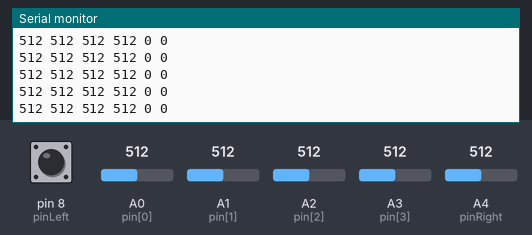
A sketch run on a simulated Arduino Uno, built with avr-gcc and run on an emulated ATmega328P. On the bench: the last lines printed to the serial monitor. The inputs (shaded band) are chosen by the test bench; at power-on: A0 (pin[0]) = 512, A2 (pin[2]) = 512, A3 (pin[3]) = 512, pin 8 (pinLeft) HIGH, A1 (pin[1]) = 512, A4 (pinRight) = 512. No radio packets arrive unless stated.

Above: at 3.2 s.
3.3 s: A0 (pin[0]) set to 109
At 4.1 s:
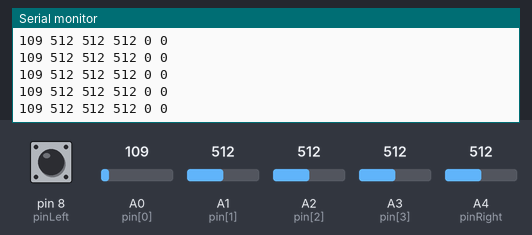
6.3 s: A0 (pin[0]) set to 91
At 7.0 s:
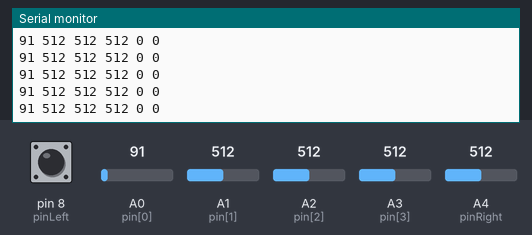
7.8 s: A2 (pin[2]) set to 104
At 8.7 s:
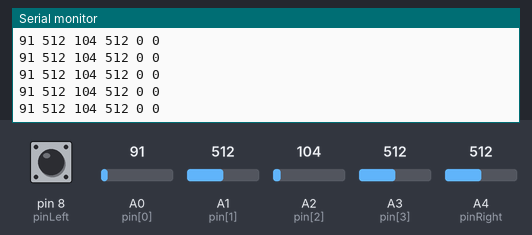
9.3 s: A2 (pin[2]) set to 91
At 9.9 s:
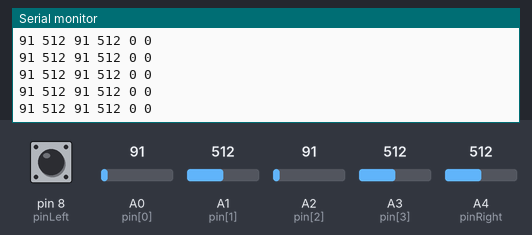
10.8 s: A3 (pin[3]) set to 107
At 11.5 s:
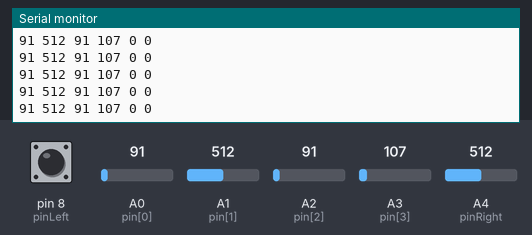
13.8 s: A3 (pin[3]) set to 93
At 14.4 s:
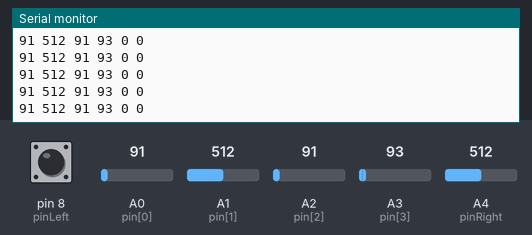
Timing chart, 0 to 16.8 s (numbered marks = the images above; inputs shaded):
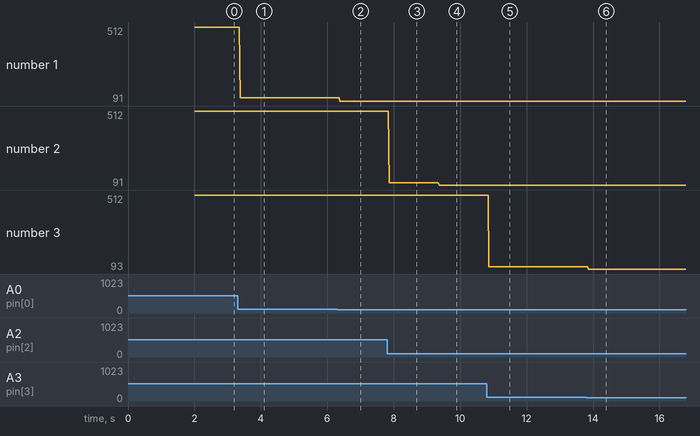

The sketch:

test_transmitter.ino
```cpp
#include "RF24.h"

RF24 radio;
const int RADIO_PIN_TRANSMITTER[2] = {9, 10};

int pincount = 4;
const int pin[4] = {A0, A1, A2, A3};
const int pinLeft = 8;
const int pinRight = A4;

int get_left_button(){
  return digitalRead(pinLeft) ^ 1;
}

int get_right_button(){
  return (analogRead(pinRight) >= 512) ^ 1;
}

void setup() {

  Serial.begin(9600);

  // nrf test
  if (!radio.begin(RADIO_PIN_TRANSMITTER[0], RADIO_PIN_TRANSMITTER[1])) {Serial.println(F("Radio hardware is not responding"));}
  else {Serial.println(F("Radio hardware is ok"));}

  delay(2000);

  for (int i=0;i<pincount;i++){
    pinMode(pin[i], INPUT_PULLUP);
  }
  pinMode(pinLeft, INPUT_PULLUP);
  pinMode(pinRight, INPUT_PULLUP);

}

void loop() {

  for (int i=0;i<pincount;i++){
    Serial.print(analogRead(pin[i]));
    Serial.print(" ");
  }
  Serial.print(get_left_button());
  Serial.print(" ");
  Serial.print(get_right_button());
  Serial.print(" ");
  Serial.println("");

}
```

Measured:
- after the input at 3.3 s, the serial monitor: prints a new line after 0.08 s (image 1)
- after the input at 6.3 s, the serial monitor: prints a new line after 0.08 s (image 2)
- after the input at 7.8 s, the serial monitor: prints a new line after 0.06 s (image 3)
- after the input at 9.3 s, the serial monitor: prints a new line after 0.07 s (image 4)
- after the input at 10.8 s, the serial monitor: prints a new line after 0.07 s (image 5)
- after the input at 13.8 s, the serial monitor: prints a new line after 0.06 s (image 6)
- plotted number 1: 512 → 109 after the input at 3.3 s, 109 → 91 after the input at 6.3 s
- plotted number 2: 512 → 104 after the input at 7.8 s
